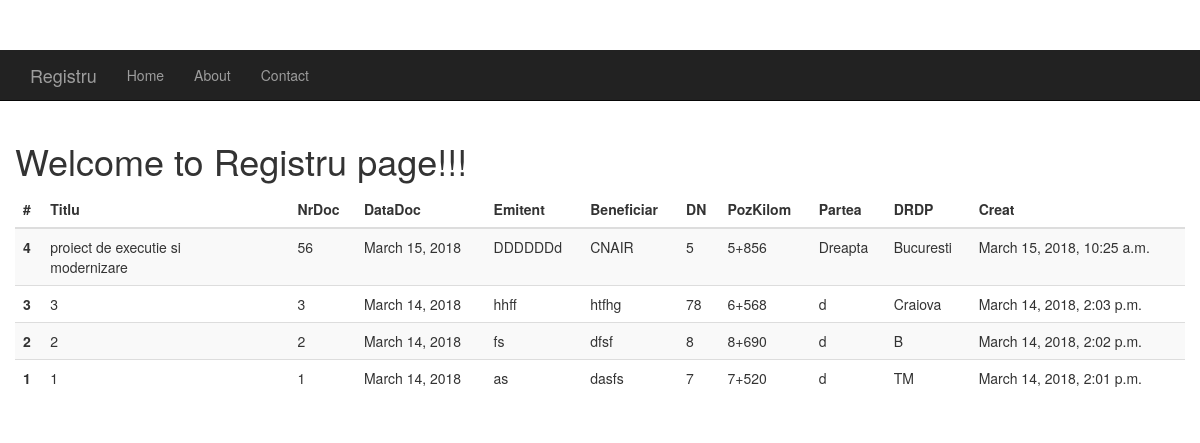
Page /doc/registru/ on the committed database.
### doc/models.py (models this page shows, shortened)
class Doc(models.Model):
    title               = models.TextField()
    image               = models.FileField(upload_to=upload_location, null=True, blank=True)
    nrDoc               = models.IntegerField()
    dataDoc             = models.DateField()
    emitent             = models.CharField(max_length=100)
    beneficiar          = models.CharField(max_length=100)
    drumulNational      = models.CharField(max_length=10)
    pozitiaKilometrica  = models.CharField(max_length=50)
    partea              = models.CharField(max_length=7, null=True, blank=True,choices=STATUS_CHOICES)
    drdp                = models.CharField(max_length=20, null=True, blank=True,choices=STATUS_CHOICES1)
    creat               = models.DateTimeField(auto_now=False, auto_now_add=True)
    modificat           = models.DateTimeField(auto_now=True, auto_now_add=False)
    rezolvat            = models.BooleanField(default=False)
    class Meta:
        ordering = ['-creat', '-modificat']

### doc/views.py (the view)
def doc_registru(request):
    queryset = Doc.objects.all()
    context = {
        'object_list': queryset,
        'title': 'Registru'
    }
    return render(request, "registru.html", context)

### templates/registru.html (shortened to what this page needs)
{% extends "base.html" %} {% block content %}
<h1>Welcome to {{title}} page!!!</h1>
<table class="table table-striped">
    <thead>
        <tr>
            <th scope="col">#</th>
            <th scope="col">Titlu</th>
            <th scope="col">NrDoc</th>
            <th scope="col">DataDoc</th>
            <th scope="col">Emitent</th>
            <th scope="col">Beneficiar</th>
            <th scope="col">DN</th>
            <th scope="col">PozKilom</th>
            <th scope="col">Partea</th>
            <th scope="col">DRDP</th>
            <th scope="col">Creat</th>
        </tr>
    </thead>
    <tbody>
        {% for obj in object_list %}
        <tr>
            <th scope="row">{{ obj.id }}</th>
            <td>
                <div style="width:200px; word-wrap: break-word">{{ obj.title }}</div>
            </td>
            <td>{{ obj.nrDoc }}</td>
            <td>{{ obj.dataDoc }}</td>
            <td>{{ obj.emitent }}</td>
            <td>{{ obj.beneficiar }}</td>
            <td>{{ obj.drumulNational }}</td>
            <td>{{ obj.pozitiaKilometrica }}</td>
            <td>{{ obj.partea }}</td>
            <td>{{ obj.drdp }}</td>
            <td>{{obj.creat}}</td>
        </tr>
        {% endfor %}
    </tbody>
</table>
{% endblock content%}

### templates/base.html (shortened to what this page needs)
{% load staticfiles %}
<!DOCTYPE html>
<html lang="en">
<head>
    <link href="{% static 'css/bootstrap.min.css' %}" rel="stylesheet">
    <link href="{% static 'css/ie10-viewport-bug-workaround.css' %}" rel="stylesheet">
    <link href="starter-template.css" rel="stylesheet">
</head>
<body>
    {% include "navbar.html" %}
    <div class="container-fluid">
        {% block content %} {% endblock content %}
    </div>
</body>
</html>

### templates/navbar.html (shortened to what this page needs)
<nav class="navbar navbar-inverse navbar-static-top">
    <div class="container">
        <div class="navbar-header">
            <a class="navbar-brand" href="{% url 'doc:registru' %}">Registru</a>
        </div>
        <div id="navbar" class="collapse navbar-collapse">
            <ul class="nav navbar-nav">
                <li><a href="{% url 'doc:home' %}">Home</a></li>
                <li><a href="{% url 'doc:about' %}">About</a></li>
                <li><a href="{% url 'doc:contact' %}">Contact</a></li>
            </ul>
        </div>
    </div>
</nav>

### static/css/starter-template.css (style rules this page uses)
body { padding-top: 50px; }

### rows in the picture
Doc: id "4", title "proiect de executie si modernizare", nrDoc "56", dataDoc "March 15, 2018", emitent "DDDDDDd", beneficiar "CNAIR", drumulNational "5", pozitiaKilometrica "5+856", partea "Dreapta", drdp "Bucuresti", creat "March 15, 2018, 10:25 a.m."
Doc: id "3", title "3", nrDoc "3", dataDoc "March 14, 2018", emitent "hhff", beneficiar "htfhg", drumulNational "78", pozitiaKilometrica "6+568", partea "d", drdp "Craiova", creat "March 14, 2018, 2:03 p.m."
Doc: id "2", title "2", nrDoc "2", dataDoc "March 14, 2018", emitent "fs", beneficiar "dfsf", drumulNational "8", pozitiaKilometrica "8+690", partea "d", drdp "B", creat "March 14, 2018, 2:02 p.m."
Doc: id "1", title "1", nrDoc "1", dataDoc "March 14, 2018", emitent "as", beneficiar "dasfs", drumulNational "7", pozitiaKilometrica "7+520", partea "d", drdp "TM", creat "March 14, 2018, 2:01 p.m."

### other values in the picture
{{ title }} "Registru"
